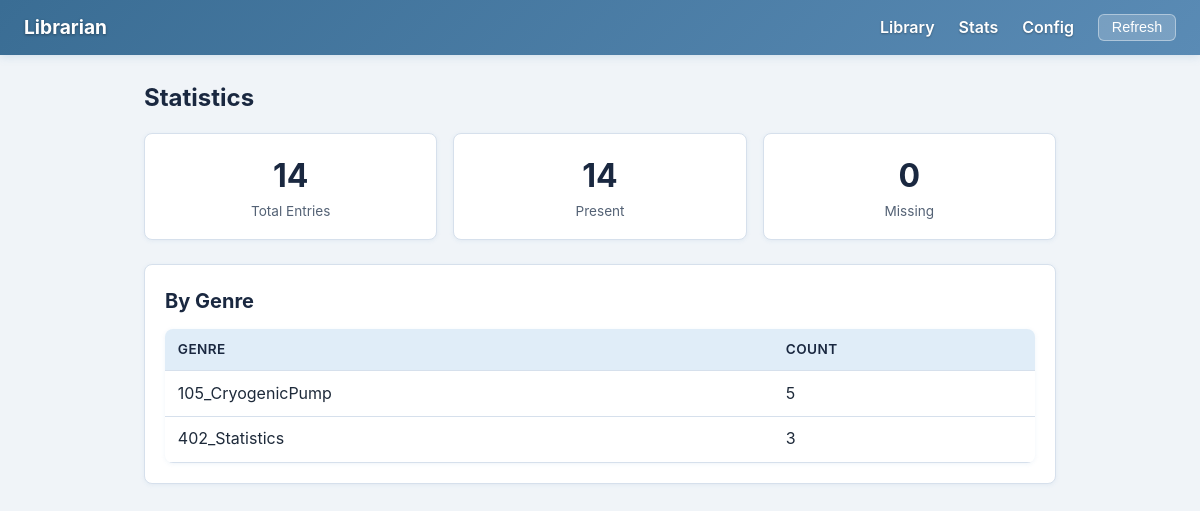
Screenshot of /stats with the database file from the repository.
### tables this page shows
CREATE TABLE metadata (
            file_hash   TEXT NOT NULL,
            field_name  TEXT NOT NULL,
            field_value TEXT NOT NULL DEFAULT '',
            PRIMARY KEY (file_hash, field_name),
            FOREIGN KEY (file_hash) REFERENCES files(file_hash) ON DELETE CASCADE
        );

### gui/app.py (the view)
    @app.route("/stats")
    def stats():
        lib = get_lib()
        entries = lib.list_all()
        total = len(entries)
        missing = sum(1 for e in entries if e.get("missing"))
        present = total - missing
        genre_counts: dict[str, int] = {}
        author_counts: dict[str, int] = {}
        keyword_counts: dict[str, int] = {}
        year_counts: dict[str, int] = {}
        for e in entries:
            meta = e.get("metadata", {})
            genre = meta.get("genre", "")
            if genre:
                genre_counts[genre] = genre_counts.get(genre, 0) + 1
            authors = meta.get("authors", "")
            if authors:
                author_counts[authors] = author_counts.get(authors, 0) + 1
            keywords = meta.get("keywords", [])
            if isinstance(keywords, list):
                for kw in keywords:
                    if kw:
                        keyword_counts[kw] = keyword_counts.get(kw, 0) + 1
            year = meta.get("year", "")
            if year:
                year_counts[year] = year_counts.get(year, 0) + 1
        sorted_genres = sorted(genre_counts.items())
        sorted_authors = sorted(author_counts.items())
        sorted_keywords = sorted(keyword_counts.items(), key=lambda x: x[1], reverse=True)
        sorted_years = sorted(year_counts.items())
        return render_template(
            "stats.html", total=total, present=present, missing=missing,
            genre_counts=sorted_genres, author_counts=sorted_authors,
            keyword_counts=sorted_keywords, year_counts=sorted_years,
        )

### lib/api.py (called while the page is built)
    def list_all(self, sort_by: str = "filename", category: str | None = None) -> list[dict]:
        filters = None
        if category:
            filters = {"genre": category}
        return database.list_entries(self._conn, sort_by=sort_by, filters=filters)

    def close(self) -> None:
        self._conn.close()

### lib/database.py (called while the page is built, shortened)
def get_entry(conn: sqlite3.Connection, file_hash: str) -> dict | None:
    row = conn.execute("SELECT * FROM files WHERE file_hash = ?", (file_hash,)).fetchone()
    if row is None:
        return None
    entry = dict(row)
    meta_rows = conn.execute(
        "SELECT field_name, field_value FROM metadata WHERE file_hash = ?",
        (file_hash,),
    ).fetchall()
    entry["metadata"] = {r["field_name"]: r["field_value"] for r in meta_rows}
    return entry

def list_entries(conn: sqlite3.Connection, sort_by: str = "filename",
                 filters: dict | None = None) -> list[dict]:
    allowed_sort = {"filename", "date_added", "date_modified", "file_size", "rel_path"}
    if sort_by not in allowed_sort:
        sort_by = "filename"
    rows = conn.execute(f"SELECT file_hash FROM files ORDER BY {sort_by}").fetchall()
    results = []
    for row in rows:
        entry = get_entry(conn, row["file_hash"])
        if entry is None:
            continue
        results.append(entry)
    return results

### gui/templates/stats.html (shortened to what this page needs)
{% extends "base.html" %}
{% block content %}
<h1>Statistics</h1>
<div class="stats-grid">
    <div class="stat-card">
        <div class="number">{{ total }}</div>
        <div class="label">Total Entries</div>
    </div>
    <div class="stat-card">
        <div class="number">{{ present }}</div>
        <div class="label">Present</div>
    </div>
    <div class="stat-card">
        <div class="number">{{ missing }}</div>
        <div class="label">Missing</div>
    </div>
</div>
{% if genre_counts %}
<div class="card">
    <h2>By Genre</h2>
    <table>
        <thead><tr><th>Genre</th><th>Count</th></tr></thead>
        <tbody>
            {% for genre, count in genre_counts %}
            <tr><td>{{ genre }}</td><td>{{ count }}</td></tr>
            {% endfor %}
        </tbody>
    </table>
</div>
{% endif %}
{% endblock %}

### gui/static/style.css (style rules this page uses)
:root { --primary: #7ba7cc; --primary-light: #a8c8e8; --primary-dark: #3a6d94; --danger: #e8a0a0; --danger-dark: #c05050; --success: #8cc5a0; --success-dark: #3d8a5c; --warning: #e8c88a; --bg: #f0f4f8; --card-bg: #ffffff; --border: #d6e0ec; --text: #1e2a3a; --text-muted: #546275; --heading: #1a2840; --pink: #e8b4c8; --pink-light: #fce4ef; --green-light: #e2f5e9; --blue-light: #e0edf8; }
* { box-sizing: border-box; margin: 0; padding: 0; }
body { font-family: -apple-system, BlinkMacSystemFont, "Segoe UI", Roboto, sans-serif; background: var(--bg); color: var(--text); line-height: 1.6; }
h1 { margin-bottom: 1rem; font-size: 1.5rem; color: var(--heading); }
h2 { margin-bottom: 0.75rem; font-size: 1.25rem; color: var(--heading); }
table { width: 100%; border-collapse: collapse; background: var(--card-bg); border-radius: 8px; overflow: hidden; box-shadow: 0 1px 4px rgba(122,167,204,0.12); }
th, td { padding: 0.6rem 0.8rem; text-align: left; border-bottom: 1px solid var(--border); }
th { background: var(--blue-light); font-weight: 600; font-size: 0.85rem; text-transform: uppercase; letter-spacing: 0.03em; color: var(--heading); }
.card { background: var(--card-bg); border-radius: 8px; padding: 1.25rem; box-shadow: 0 1px 4px rgba(122,167,204,0.12); margin-bottom: 1rem; border: 1px solid var(--border); }
.stats-grid { display: grid; grid-template-columns: repeat(auto-fit, minmax(200px, 1fr)); gap: 1rem; margin-bottom: 1.5rem; }
.stat-card { background: var(--card-bg); border-radius: 8px; padding: 1rem; text-align: center; box-shadow: 0 1px 4px rgba(122,167,204,0.12); border: 1px solid var(--border); }
.stat-card .number { font-size: 2rem; font-weight: 700; color: var(--heading); }
.stat-card .label { font-size: 0.85rem; color: var(--text-muted); }

### rows the page displays
metadata: field_value "105_CryogenicPump", count "5"
metadata: field_value "402_Statistics", count "3"

### other values shown
{{ total }} "14"
{{ present }} "14"
{{ missing }} "0"
